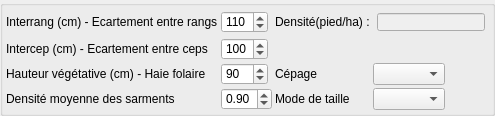
            <widget class="QGroupBox" name="Vignoble">
             <property name="enabled">
              <bool>true</bool>
             </property>
             <property name="sizePolicy">
              <sizepolicy hsizetype="Expanding" vsizetype="Preferred">
               <horstretch>0</horstretch>
               <verstretch>0</verstretch>
              </sizepolicy>
             </property>
             <property name="toolTip">
              <string/>
             </property>
             <property name="whatsThis">
              <string>&lt;html&gt;&lt;head/&gt;&lt;body&gt;&lt;p&gt;&lt;span style=&quot; font-size:10pt; color:#00aa00;&quot;&gt;Les informations détaillées du vignoble sont nécessaires pous accéder aux unités détaillées des indicateurs Physiocap :&lt;br/&gt;- nombre de sarments par m2 : &lt;/span&gt;&lt;span style=&quot; font-size:10pt; font-weight:600; color:#00aa00;&quot;&gt;NBSARMM2&lt;br/&gt;&lt;/span&gt;&lt;span style=&quot; font-size:10pt; color:#00aa00;&quot;&gt;- nombre de sarments par cep : &lt;/span&gt;&lt;span style=&quot; font-size:10pt; font-weight:600; color:#00aa00;&quot;&gt;NBSARCEP&lt;br/&gt;&lt;/span&gt;&lt;span style=&quot; font-size:10pt; color:#00aa00;&quot;&gt;- indicateur de surface de bois en mm²/m² : &lt;/span&gt;&lt;span style=&quot; font-size:10pt; font-weight:600; color:#00aa00;&quot;&gt;BIOMM2&lt;br/&gt;&lt;/span&gt;&lt;span style=&quot; font-size:10pt; color:#00aa00;&quot;&gt;- biomasse en g par m² : &lt;/span&gt;&lt;span style=&quot; font-size:10pt; font-weight:600; color:#00aa00;&quot;&gt;BIOMGM2&lt;br/&gt;&lt;/span&gt;&lt;span style=&quot; font-size:10pt; color:#00aa00;&quot;&gt;- biomasse par pieds : &lt;/span&gt;&lt;span style=&quot; font-size:10pt; font-weight:600; color:#00aa00;&quot;&gt;BIOMGCEP&lt;/span&gt;&lt;/p&gt;&lt;p&gt;&lt;span style=&quot; font-size:10pt; color:#00aa00;&quot;&gt;Sans ces informations de détails, l'extension ne calcule que 3 indicateurs :&lt;br/&gt;- nombre de sarment par metre lineaire : &lt;/span&gt;&lt;span style=&quot; font-size:10pt; font-weight:600; color:#00aa00;&quot;&gt;SARM&lt;br/&gt;&lt;/span&gt;&lt;span style=&quot; font-size:10pt; color:#00aa00;&quot;&gt;- section moyenne en mm : &lt;/span&gt;&lt;span style=&quot; font-size:10pt; font-weight:600; color:#00aa00;&quot;&gt;DIAM&lt;br/&gt;&lt;/span&gt;&lt;span style=&quot; font-size:10pt; color:#00aa00;&quot;&gt;- biomasse de la vigne mesurée en mm²/m linéaire : &lt;/span&gt;&lt;span style=&quot; font-size:10pt; font-weight:600; color:#00aa00;&quot;&gt;BIOM&lt;/span&gt;&lt;/p&gt;&lt;p&gt;&lt;span style=&quot; font-size:10pt; color:#00aa00;&quot;&gt;Pour en savoir plus, par le bouton, retrouvez le Wiki de l'extension et comprenez tous les indicateurs Physiocap.&lt;/span&gt;&lt;/p&gt;&lt;/body&gt;&lt;/html&gt;</string>
             </property>
             <property name="styleSheet">
              <string notr="true">QLineEdit { margin: 4px }</string>
             </property>
             <property name="title">
              <string/>
             </property>
             <layout class="QGridLayout" name="gridLayout_8">
              <property name="leftMargin">
               <number>3</number>
              </property>
              <property name="topMargin">
               <number>3</number>
              </property>
              <property name="rightMargin">
               <number>3</number>
              </property>
              <property name="bottomMargin">
               <number>3</number>
              </property>
              <property name="spacing">
               <number>3</number>
              </property>
              <item row="0" column="2">
               <widget class="QSpinBox" name="spinBoxInterrangs">
                <property name="sizePolicy">
                 <sizepolicy hsizetype="Fixed" vsizetype="Fixed">
                  <horstretch>0</horstretch>
                  <verstretch>0</verstretch>
                 </sizepolicy>
                </property>
                <property name="minimum">
                 <number>70</number>
                </property>
                <property name="maximum">
                 <number>450</number>
                </property>
                <property name="singleStep">
                 <number>5</number>
                </property>
                <property name="value">
                 <number>110</number>
                </property>
               </widget>
              </item>
              <item row="0" column="0">
               <widget class="QLabel" name="lab_32">
                <property name="sizePolicy">
                 <sizepolicy hsizetype="Fixed" vsizetype="Fixed">
                  <horstretch>0</horstretch>
                  <verstretch>0</verstretch>
                 </sizepolicy>
                </property>
                <property name="text">
                 <string>Interrang (cm) - Ecartement entre rangs</string>
                </property>
               </widget>
              </item>
              <item row="1" column="2">
               <widget class="QSpinBox" name="spinBoxInterceps">
                <property name="sizePolicy">
                 <sizepolicy hsizetype="Fixed" vsizetype="Fixed">
                  <horstretch>0</horstretch>
                  <verstretch>0</verstretch>
                 </sizepolicy>
                </property>
                <property name="minimum">
                 <number>50</number>
                </property>
                <property name="maximum">
                 <number>190</number>
                </property>
                <property name="singleStep">
                 <number>5</number>
                </property>
                <property name="value">
                 <number>100</number>
                </property>
               </widget>
              </item>
              <item row="1" column="0">
               <widget class="QLabel" name="lab_33">
                <property name="sizePolicy">
                 <sizepolicy hsizetype="Fixed" vsizetype="Fixed">
                  <horstretch>0</horstretch>
                  <verstretch>0</verstretch>
                 </sizepolicy>
                </property>
                <property name="text">
                 <string>Intercep (cm) - Ecartement entre ceps</string>
                </property>
               </widget>
              </item>
              <item row="2" column="2">
               <widget class="QSpinBox" name="spinBoxHauteur">
                <property name="sizePolicy">
                 <sizepolicy hsizetype="Fixed" vsizetype="Fixed">
                  <horstretch>0</horstretch>
                  <verstretch>0</verstretch>
                 </sizepolicy>
                </property>
                <property name="minimum">
                 <number>30</number>
                </property>
                <property name="maximum">
                 <number>200</number>
                </property>
                <property name="singleStep">
                 <number>5</number>
                </property>
                <property name="value">
                 <number>90</number>
                </property>
               </widget>
              </item>
              <item row="2" column="0">
               <widget class="QLabel" name="lab_34">
                <property name="sizePolicy">
                 <sizepolicy hsizetype="Fixed" vsizetype="Fixed">
                  <horstretch>0</horstretch>
                  <verstretch>0</verstretch>
                 </sizepolicy>
                </property>
                <property name="text">
                 <string>Hauteur végétative (cm) - Haie folaire</string>
                </property>
               </widget>
              </item>
              <item row="3" column="2">
               <widget class="QDoubleSpinBox" name="doubleSpinBoxDensite">
                <property name="sizePolicy">
                 <sizepolicy hsizetype="Fixed" vsizetype="Fixed">
                  <horstretch>0</horstretch>
                  <verstretch>0</verstretch>
                 </sizepolicy>
                </property>
                <property name="toolTip">
                 <string>&lt;html&gt;&lt;head/&gt;&lt;body&gt;&lt;p&gt;&lt;span style=&quot; font-size:10pt; color:#00aa00;&quot;&gt;Cette densité est utilisée dans le calcul de Biomasse en kg. La valeur 0,9 est une mesure moyenne dans la région Champagne. Mais la densité de vos bois dépend du cépage et des conditions météo.&lt;/span&gt;&lt;/p&gt;&lt;p&gt;&lt;span style=&quot; font-size:10pt; font-style:italic; color:#00aa00;&quot;&gt;Astuce : cette densité est un réel biais si vous comparez l'indice de biomasse à des pesées de bois de taille. Dans ce cas, prenez le temps de faire une mesure réelle de la densité de vos sarments, avant de préciser votre densité moyenne des sarments.&lt;/span&gt;&lt;/p&gt;&lt;/body&gt;&lt;/html&gt;</string>
                </property>
                <property name="decimals">
                 <number>2</number>
                </property>
                <property name="minimum">
                 <double>0.500000000000000</double>
                </property>
                <property name="maximum">
                 <double>1.000000000000000</double>
                </property>
                <property name="singleStep">
                 <double>0.050000000000000</double>
                </property>
                <property name="value">
                 <double>0.900000000000000</double>
                </property>
               </widget>
              </item>
              <item row="3" column="0">
               <widget class="QLabel" name="lab_35">
                <property name="sizePolicy">
                 <sizepolicy hsizetype="Fixed" vsizetype="Fixed">
                  <horstretch>0</horstretch>
                  <verstretch>0</verstretch>
                 </sizepolicy>
                </property>
                <property name="text">
                 <string>Densité moyenne des sarments</string>
                </property>
               </widget>
              </item>
              <item row="2" column="6">
               <widget class="QLabel" name="lab_36">
                <property name="sizePolicy">
                 <sizepolicy hsizetype="Fixed" vsizetype="Fixed">
                  <horstretch>0</horstretch>
                  <verstretch>0</verstretch>
                 </sizepolicy>
                </property>
                <property name="text">
                 <string>Cépage</string>
                </property>
               </widget>
              </item>
              <item row="3" column="6">
               <widget class="QLabel" name="lab_37">
                <property name="sizePolicy">
                 <sizepolicy hsizetype="Fixed" vsizetype="Fixed">
                  <horstretch>0</horstretch>
                  <verstretch>0</verstretch>
                 </sizepolicy>
                </property>
                <property name="text">
                 <string>Mode de taille</string>
                </property>
               </widget>
              </item>
              <item row="3" column="7">
               <widget class="QComboBox" name="fieldComboTaille">
                <property name="sizePolicy">
                 <sizepolicy hsizetype="Fixed" vsizetype="Fixed">
                  <horstretch>0</horstretch>
                  <verstretch>0</verstretch>
                 </sizepolicy>
                </property>
               </widget>
              </item>
              <item row="0" column="6">
               <widget class="QLabel" name="lab_38">
                <property name="sizePolicy">
                 <sizepolicy hsizetype="Fixed" vsizetype="Fixed">
                  <horstretch>0</horstretch>
                  <verstretch>0</verstretch>
                 </sizepolicy>
                </property>
                <property name="text">
                 <string>Densité(pied/ha) :</string>
                </property>
               </widget>
              </item>
              <item row="0" column="7">
               <widget class="QLineEdit" name="lineEditDensite">
                <property name="enabled">
                 <bool>false</bool>
                </property>
                <property name="sizePolicy">
                 <sizepolicy hsizetype="Fixed" vsizetype="Fixed">
                  <horstretch>0</horstretch>
                  <verstretch>0</verstretch>
                 </sizepolicy>
                </property>
                <property name="inputMethodHints">
                 <set>Qt::ImhDialableCharactersOnly</set>
                </property>
                <property name="maxLength">
                 <number>50</number>
                </property>
                <property name="dragEnabled">
                 <bool>true</bool>
                </property>
               </widget>
              </item>
              <item row="2" column="7">
               <widget class="QComboBox" name="fieldComboCepage">
                <property name="sizePolicy">
                 <sizepolicy hsizetype="Fixed" vsizetype="Fixed">
                  <horstretch>0</horstretch>
                  <verstretch>0</verstretch>
                 </sizepolicy>
                </property>
                <property name="toolTip">
                 <string>&lt;html&gt;&lt;head/&gt;&lt;body&gt;&lt;p&gt;&lt;span style=&quot; font-size:10pt; color:#00aa00;&quot;&gt;Liste presque exhaustive.&lt;/span&gt;&lt;/p&gt;&lt;p&gt;&lt;span style=&quot; font-size:10pt; font-style:italic; color:#00aa00;&quot;&gt;Astuce : Taper la première lettre de votre cépage pour accéder à une liste limitée.&lt;/span&gt;&lt;/p&gt;&lt;/body&gt;&lt;/html&gt;</string>
                </property>
               </widget>
              </item>
             </layout>
            </widget>
